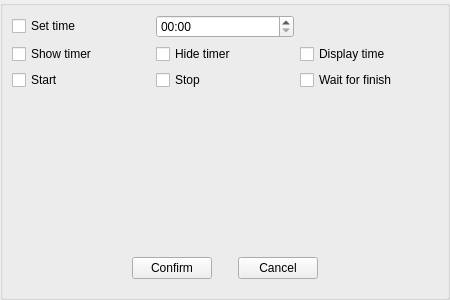
<?xml version="1.0" encoding="UTF-8"?>
<ui version="4.0">
 <class>CTimerSnippetOverlay</class>
 <widget class="QWidget" name="CTimerSnippetOverlay">
  <property name="geometry">
   <rect>
    <x>0</x>
    <y>0</y>
    <width>450</width>
    <height>300</height>
   </rect>
  </property>
  <property name="windowTitle">
   <string>Form</string>
  </property>
  <layout class="QGridLayout" name="gridLayout">
   <property name="leftMargin">
    <number>0</number>
   </property>
   <property name="topMargin">
    <number>0</number>
   </property>
   <property name="rightMargin">
    <number>0</number>
   </property>
   <property name="bottomMargin">
    <number>0</number>
   </property>
   <property name="spacing">
    <number>0</number>
   </property>
   <item row="0" column="0">
    <widget class="QGroupBox" name="groupBox">
     <property name="title">
      <string/>
     </property>
     <layout class="QGridLayout" name="gridLayout_2">
      <item row="4" column="0" colspan="3">
       <widget class="QWidget" name="widget" native="true">
        <layout class="QGridLayout" name="gridLayout_10">
         <item row="2" column="2">
          <spacer name="horizontalSpacer_5">
           <property name="orientation">
            <enum>Qt::Horizontal</enum>
           </property>
           <property name="sizeType">
            <enum>QSizePolicy::Fixed</enum>
           </property>
           <property name="sizeHint" stdset="0">
            <size>
             <width>20</width>
             <height>20</height>
            </size>
           </property>
          </spacer>
         </item>
         <item row="2" column="1">
          <widget class="QPushButton" name="pConfirmButton">
           <property name="text">
            <string>Confirm</string>
           </property>
          </widget>
         </item>
         <item row="2" column="0">
          <spacer name="horizontalSpacer_6">
           <property name="orientation">
            <enum>Qt::Horizontal</enum>
           </property>
           <property name="sizeHint" stdset="0">
            <size>
             <width>40</width>
             <height>20</height>
            </size>
           </property>
          </spacer>
         </item>
         <item row="2" column="5">
          <spacer name="horizontalSpacer_7">
           <property name="orientation">
            <enum>Qt::Horizontal</enum>
           </property>
           <property name="sizeHint" stdset="0">
            <size>
             <width>40</width>
             <height>20</height>
            </size>
           </property>
          </spacer>
         </item>
         <item row="2" column="3">
          <widget class="QPushButton" name="pCancelButton">
           <property name="text">
            <string>Cancel</string>
           </property>
          </widget>
         </item>
        </layout>
       </widget>
      </item>
      <item row="1" column="2">
       <widget class="QCheckBox" name="pDisplayCheckBox">
        <property name="text">
         <string>Display time</string>
        </property>
       </widget>
      </item>
      <item row="1" column="0">
       <widget class="QCheckBox" name="pShowCheckBox">
        <property name="text">
         <string>Show timer</string>
        </property>
       </widget>
      </item>
      <item row="0" column="0">
       <widget class="QCheckBox" name="pSetTimeCheckBox">
        <property name="text">
         <string>Set time</string>
        </property>
       </widget>
      </item>
      <item row="0" column="1">
       <widget class="QTimeEdit" name="pTimeEdit">
        <property name="displayFormat">
         <string>mm:ss</string>
        </property>
       </widget>
      </item>
      <item row="1" column="1">
       <widget class="QCheckBox" name="pHideCheckBox">
        <property name="text">
         <string>Hide timer</string>
        </property>
       </widget>
      </item>
      <item row="2" column="2">
       <widget class="QCheckBox" name="pWaitCheckBox">
        <property name="text">
         <string>Wait for finish</string>
        </property>
       </widget>
      </item>
      <item row="2" column="0">
       <widget class="QCheckBox" name="pStartCheckBox">
        <property name="text">
         <string>Start</string>
        </property>
       </widget>
      </item>
      <item row="2" column="1">
       <widget class="QCheckBox" name="pStopCheckBox">
        <property name="text">
         <string>Stop</string>
        </property>
       </widget>
      </item>
      <item row="3" column="1">
       <spacer name="verticalSpacer">
        <property name="orientation">
         <enum>Qt::Vertical</enum>
        </property>
        <property name="sizeHint" stdset="0">
         <size>
          <width>20</width>
          <height>40</height>
         </size>
        </property>
       </spacer>
      </item>
     </layout>
    </widget>
   </item>
  </layout>
 </widget>
 <resources/>
 <connections/>
</ui>
